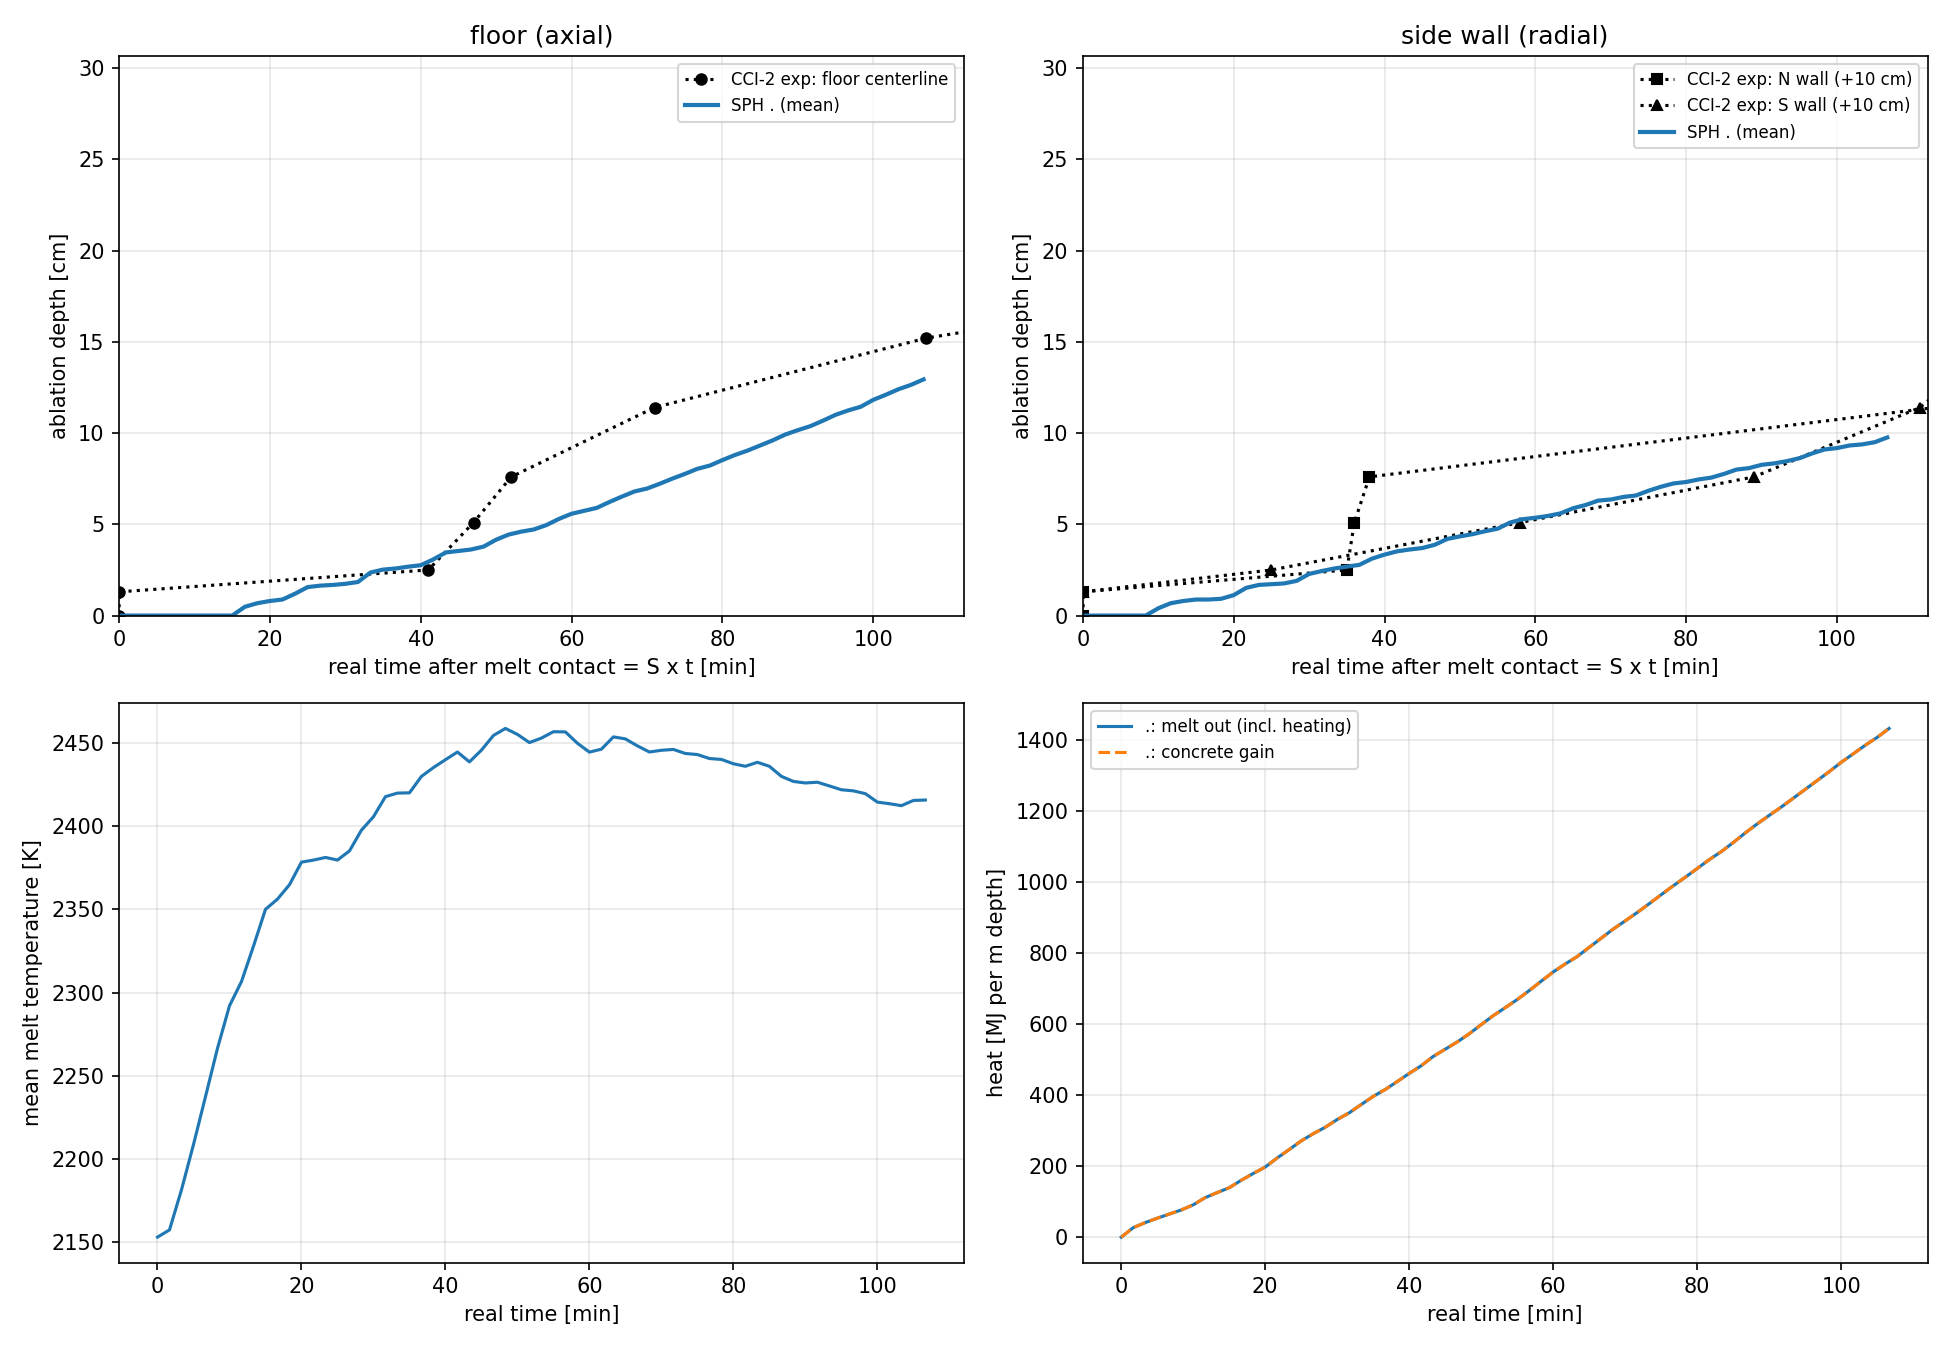

This figure's Python source:
#!/usr/bin/env python3
"""演習2: CCI-2 体系の MCCI (簡略) — コンクリート侵食深さを CCI-2 実験と比較し、エネルギー収支を確認する。

使い方:
    ./compare.sh                          # このフォルダの結果 (rigid_history.csv, output/)
    ./compare.sh ref k3000 k12000         # 感度解析: ケースのフォルダを並べる
      (フォルダをコピーして thermal.data を変え、generate.sh と execute.sh を実行しておく)
実験値: cci2_exp.csv (Farmer et al., OECD/MCCI-2004-TR05, Fig. 4-18 を目視で読み取った局所の侵食深さ)
時間: 伝熱を S 倍速にしているので 実時間 = S x 計算時間。S は thermal.data の Conductivity (Type0) / 1.5 で求める
出力: compare.png, snap.png (温度分布), ablation.csv
  上左: 床 (下向き) の平均侵食深さ と 実験 (床の中心)
  上右: 側壁 (横向き) の平均侵食深さ と 実験 (北・南の側壁、高さ +10 cm)
  下左: 溶融物の平均温度
  下右: 溶融物が出した熱 (発熱を含む) とコンクリートが得た熱 (断熱なら一致する = 保存の確認)
必要なもの: Python3, numpy, matplotlib
"""
import glob
import os
import sys

import matplotlib
matplotlib.use("Agg")
import matplotlib.pyplot as plt  # noqa: E402
import numpy as np  # noqa: E402

K_REAL_CONCRETE = 1.5   # 実際の LCS コンクリートの熱伝導率 [W/(m K)] (thermal.data の説明)
DP = 0.01           # 粒子間隔 [m]
FLOOR_LEN = 0.50    # 溶融物が接する床の長さ [m]
WALL_LEN = 0.25     # 溶融物が接する側壁の高さ [m] (初期の液面まで)
RHO = {0: 2300.0, 1: 6000.0}   # box.data の Density


def read_thermal(case):
    """thermal.data から Type0/Type1 の物性を読む (感度解析で値を変えても追従する)。"""
    p = {}
    with open(os.path.join(case, "thermal.data")) as fp:
        for line in fp:
            v = line.split("#")[0].split()
            if len(v) >= 3:
                try:
                    p[v[0]] = [float(x) for x in v[1:]]
                except ValueError:
                    pass
    return p


def speedup(p):
    """伝熱の倍速 S = (thermal.data のコンクリートの熱伝導率) / (実際の値)。"""
    return p["Conductivity"][0] / K_REAL_CONCRETE


def read_exp():
    """cci2_exp.csv: series, t_min, depth_cm (先頭 2 行は説明)。"""
    e = np.genfromtxt("cci2_exp.csv", delimiter=",", skip_header=2, names=True, dtype=None, encoding=None)
    return {s: (e["t_min"][e["series"] == s], e["depth_cm"][e["series"] == s]) for s in np.unique(e["series"])}


def h_of_T(T, cp, Ts, Tl, L):
    """ソルバと同じエンタルピ (固相線で 0、固相線と液相線の間で潜熱を線形に放出)。"""
    hl = cp * (Tl - Ts) + L
    if T <= Ts:
        return cp * (T - Ts)
    if T >= Tl:
        return hl + cp * (T - Tl)
    return (T - Ts) / (Tl - Ts) * hl


def energy_bound(p):
    """溶融物の熱をすべてコンクリートを溶かすのに使ったときの侵食面積の上限 [m2/m] (発熱の分は main で足す)。
       溶融物はコンクリートが外れる温度 T_rel より下には冷えられない、とする。"""
    g = lambda k, i: p[k][i]
    cpc, Tsc, Tlc, Lc, fc = g("HeatCapacity", 0), g("SolidusTemperature", 0), g("LiquidusTemperature", 0), \
        g("LatentHeat", 0), g("CriticalSolidFraction", 0)
    cpm, Tsm, Tlm, Lm = g("HeatCapacity", 1), g("SolidusTemperature", 1), g("LiquidusTemperature", 1), g("LatentHeat", 1)
    hl_c = cpc * (Tlc - Tsc) + Lc
    h_rel = (1.0 - fc) * hl_c                                  # 外れるときのエンタルピ
    T_rel = Tsc + (h_rel / hl_c) * (Tlc - Tsc)
    dh_c = h_rel - h_of_T(g("InitialTemperature", 0), cpc, Tsc, Tlc, Lc)   # 300 K から外れるまで [J/kg]
    dh_m = h_of_T(g("InitialTemperature", 1), cpm, Tsm, Tlm, Lm) - h_of_T(T_rel, cpm, Tsm, Tlm, Lm)
    A_melt = FLOOR_LEN * WALL_LEN
    return A_melt * RHO[1] * dh_m / (RHO[0] * dh_c), dh_c


def read_case(case):
    a = np.genfromtxt(os.path.join(case, "rigid_history.csv"), delimiter=",", names=True)
    out = {}
    for lab in (1, 2, 3):
        r = a[a["label"] == lab]
        out[lab] = (r["time"], (r["n0"] - r["n_rigid"]) * DP * DP)   # 侵食された面積 [m2/m]
    # prof: type x y z u v w 温度 エンタルピ
    t, Tm, Hc, Hm, Mm = [], [], [], [], []
    for f in sorted(glob.glob(os.path.join(case, "output", "*.prof"))):
        with open(f) as fp:
            time = float(fp.readline())
            fp.readline()
            d = np.loadtxt(fp, ndmin=2)
        if d.shape[1] < 9:
            continue
        m = np.where(d[:, 0] == 0, RHO[0], np.where(d[:, 0] == 1, RHO[1], 0.0)) * DP * DP
        t.append(time)
        Tm.append(d[d[:, 0] == 1, 7].mean())
        Hc.append(np.sum((m * d[:, 8])[d[:, 0] == 0]))
        Hm.append(np.sum((m * d[:, 8])[d[:, 0] == 1]))
        Mm.append(np.sum(m[d[:, 0] == 1]))
        lost = np.sum((d[:, 0] < 2) & ((d[:, 1] < -0.2) | (d[:, 1] > 0.7) | (d[:, 2] < -0.3) | (d[:, 2] > 0.6)))
        if lost:
            print(f"  警告 {case}: t = {time:.1f} s で {lost} 個の粒子が領域の外にいる (漏れ・発散。Dt を下げる)")
    o = np.argsort(t)
    return out, np.array(t)[o], np.array(Tm)[o], np.array(Hc)[o], np.array(Hm)[o], np.array(Mm)[o]


def snapshots(case, name, S):
    """初期・途中・最後の粒子の温度分布 (コンクリートの侵食形状を見る)。"""
    fs = sorted(glob.glob(os.path.join(case, "output", "*.prof")),
                key=lambda f: float(open(f).readline()))
    if not fs:
        return
    pick = [fs[0], fs[len(fs) // 3], fs[2 * len(fs) // 3], fs[-1]]
    fig, axs = plt.subplots(1, 4, figsize=(16, 4.2))
    for ax, f in zip(axs, pick):
        with open(f) as fp:
            t = float(fp.readline())
            fp.readline()
            d = np.loadtxt(fp, ndmin=2)
        sc = ax.scatter(d[:, 1], d[:, 2], c=d[:, 7], s=4, cmap="inferno", vmin=300, vmax=2200)
        m = d[:, 0] == 1
        ax.scatter(d[m, 1], d[m, 2], s=4, facecolors="none", edgecolors="c", linewidths=0.3)
        ax.set_xlim(-0.2, 0.7)
        ax.set_ylim(-0.3, 0.45)
        ax.set_aspect("equal")
        ax.set_title(f"t = {t:.1f} s (real {t * S / 3600:.2f} h)")
    fig.colorbar(sc, ax=axs, label="T [K]  (cyan ring = corium)")
    fig.savefig(name, dpi=120)
    plt.close(fig)


def main():
    cases = sys.argv[1:] or ["."]
    exp = read_exp()
    fig, ((ax, axw), (ax2, ax3)) = plt.subplots(2, 2, figsize=(13, 9))
    for a, ser, mk, lab in ((ax, "axial_centerline", "o", "CCI-2 exp: floor centerline"),
                            (axw, "radial_north_+10cm", "s", "CCI-2 exp: N wall (+10 cm)"),
                            (axw, "radial_south_+10cm", "^", "CCI-2 exp: S wall (+10 cm)")):
        a.plot(exp[ser][0], exp[ser][1], mk + ":", color="k", ms=5, label=lab)
    print(f"{'ケース':20s} {'S':>5s} {'床[cm]':>8s} {'側壁[cm]':>9s} {'横/下':>6s} {'侵食面積/上限':>14s} {'熱収支の誤差':>14s}")
    table = []
    tmax = 0.0
    for c in cases:
        p = read_thermal(c)
        S = speedup(p)
        Amax, dh_c = energy_bound(p)
        ab, t, Tm, Hc, Hm, Mm = read_case(c)
        q = p.get("ThermalHeatSource", [0.0, 0.0])[1]   # 溶融物の発熱 [W/kg] (計算時間基準)
        qin = q * Mm[0] * t                              # 発熱で入った熱 [J/m]
        gain, loss = Hc - Hc[0], Hm[0] - Hm + qin  # コンクリートが得た熱、溶融物が出した熱 (発熱を含む) [J/m]
        Amax += qin[-1] / (RHO[0] * dh_c)               # 発熱で入った熱もすべて侵食に使った場合
        tf, af = ab[1]
        tw = ab[2][0]
        aw = 0.5 * (ab[2][1] + ab[3][1])                  # 左右の平均
        depth_floor = af / FLOOR_LEN * 100
        depth_wall = aw / WALL_LEN * 100
        tmin = tf * S / 60.0                             # 実時間 [min]
        tmax = max(tmax, tmin[-1])
        ax.plot(tmin, depth_floor, "-", lw=2, label=f"SPH {c} (mean)")
        axw.plot(tw * S / 60.0, depth_wall, "-", lw=2, label=f"SPH {c} (mean)")
        ax2.plot(t * S / 60.0, Tm, "-", label=c)
        ax3.plot(t * S / 60.0, loss / 1e6, "-", label=f"{c}: melt out (incl. heating)")
        ax3.plot(t * S / 60.0, gain / 1e6, "--", label=f"{c}: concrete gain")
        table.append((c, tmin, depth_floor, depth_wall))
        Atot = af[-1] + ab[2][1][-1] + ab[3][1][-1]
        herr = (gain[-1] - loss[-1]) / loss[-1] * 100 if loss[-1] > 0 else np.nan
        ratio = depth_wall[-1] / depth_floor[-1] if depth_floor[-1] > 0 else np.nan
        print(f"{c:20s} {S:5.0f} {depth_floor[-1]:8.1f} {depth_wall[-1]:9.1f} {ratio:6.2f} "
              f"{Atot:.4f}/{Amax:.4f} m2 {herr:12.2f} %")
        np.savetxt("ablation.csv" if len(cases) == 1 else f"ablation_{os.path.basename(os.path.abspath(c))}.csv",
                   np.column_stack([tf, tf * S, depth_floor, depth_wall]), delimiter=",",
                   header="t_sim[s],t_real[s],floor_depth[cm],wall_depth[cm]", comments="")
    for a, ttl in ((ax, "floor (axial)"), (axw, "side wall (radial)")):
        a.set_xlim(0, 1.05 * tmax)
        a.set_ylim(0, None)
        a.set_title(ttl)
        a.set_xlabel("real time after melt contact = S x t [min]")
        a.set_ylabel("ablation depth [cm]")
        a.legend(fontsize=8)
        a.grid(alpha=0.3)
    ax2.set_xlabel("real time [min]")
    ax2.set_ylabel("mean melt temperature [K]")
    ax2.grid(alpha=0.3)
    ax3.set_xlabel("real time [min]")
    ax3.set_ylabel("heat [MJ per m depth]")
    ax3.legend(fontsize=8)
    ax3.grid(alpha=0.3)
    fig.tight_layout()
    fig.savefig("compare.png", dpi=150)
    # 実験との比較表 (実験は局所の値、計算は平均の値であることに注意)
    grid = [t for t in (15, 30, 60, 90, 120, 180, 240) if t < tmax] + [tmax]
    print("\n侵食深さ [cm]  (時刻 = " + ", ".join(f"{t:.0f}" for t in grid) + " min)")
    for ser, lab in (("axial_centerline", "実験 床 (中心)"), ("radial_north_+10cm", "実験 北側壁 +10cm"),
                     ("radial_south_+10cm", "実験 南側壁 +10cm")):
        te, de = exp[ser]
        print(f"  {lab:22s}" + "".join(f"{np.interp(t, te[1:], de[1:]):7.1f}" for t in grid))
    for c, tmin, df, dw in table:
        print(f"  {'計算 ' + c + ' 床':22s}" + "".join(f"{np.interp(t, tmin, df):7.1f}" for t in grid))
        print(f"  {'計算 ' + c + ' 側壁':22s}" + "".join(f"{np.interp(t, tmin, dw):7.1f}" for t in grid))
    for c in cases:
        snapshots(c, "snap.png" if len(cases) == 1 else f"snap_{os.path.basename(os.path.abspath(c))}.png",
                  speedup(read_thermal(c)))
    print("-> compare.png, snap*.png")


if __name__ == "__main__":
    main()
